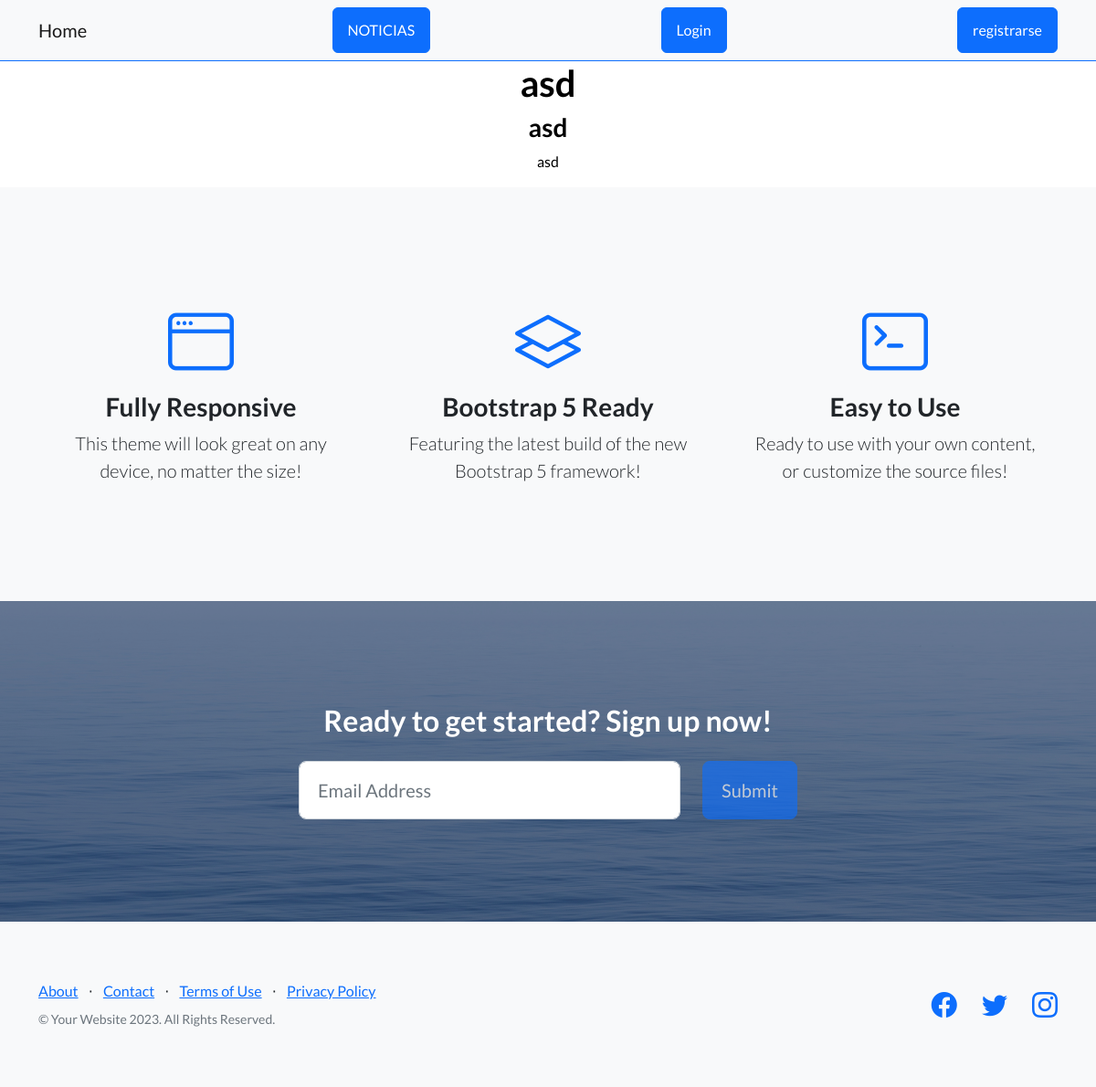
Screenshot of /proyectoApp/leer_noticia/0 with the database file from the repository.
### proyectoApp/models.py (models this page shows, shortened)
class Noticias(models.Model):
    Titulo=models.CharField(max_length=5000)
    Subtitulo=models.CharField(max_length=5000)
    Cuerpo=models.CharField(max_length=15000)

### proyectoApp/views.py (the view)
# urls.py: path('leer_noticia/<id>', leer, name='leer'),
def leer(request, id):
    noticia=Noticias.objects.get(id=id)
    return render (request, 'leer.html', {"noticia": noticia})

### proyectoApp/Templates/leer.html (shortened to what this page needs)
{% extends "Padre.html" %}
{% load static %}
{% block cambiable %}
<h1>{{ noticia.Titulo }}</h1>
<h3>{{ noticia.Subtitulo }}</h3>
<p>{{ noticia.Cuerpo }}</p>
{% endblock %}
{% block btn-noticias %}
    btn btn-primary
{% endblock %}
{% block btn-login %}
    btn btn-primary
{% endblock %}
{% block btn-register %}
    btn btn-primary
{% endblock %}

### rows the page displays
Noticias: Titulo "asd", Subtitulo "asd", Cuerpo "asd"
